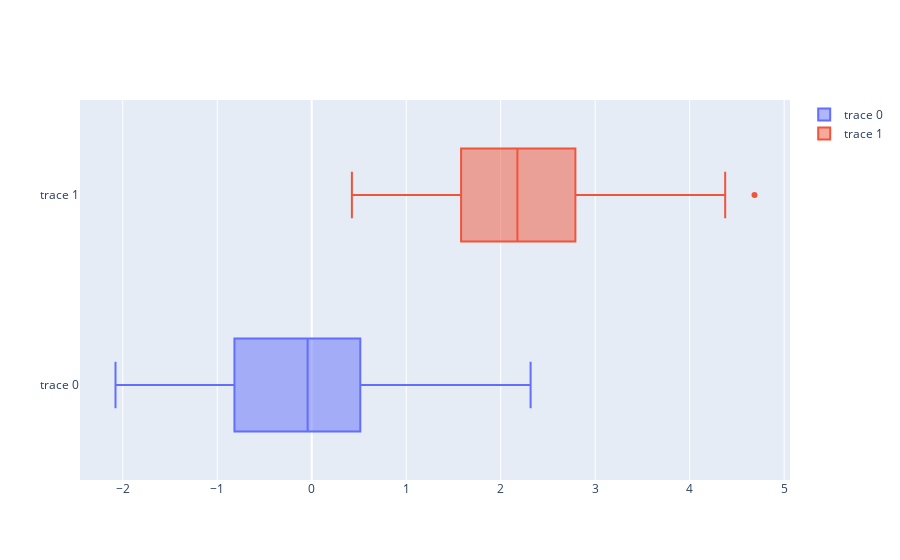

The cell this chart's notebook holds for it:
### Code cell
# toy example - box plot
import plotly.graph_objects as go
import numpy as np

x0 = np.random.randn(50)
x1 = np.random.randn(50) + 2 # shift mean

fig = go.Figure()
# Use x instead of y argument for horizontal plot
fig.add_trace(go.Box(x=x0))
fig.add_trace(go.Box(x=x1))

fig.show()
